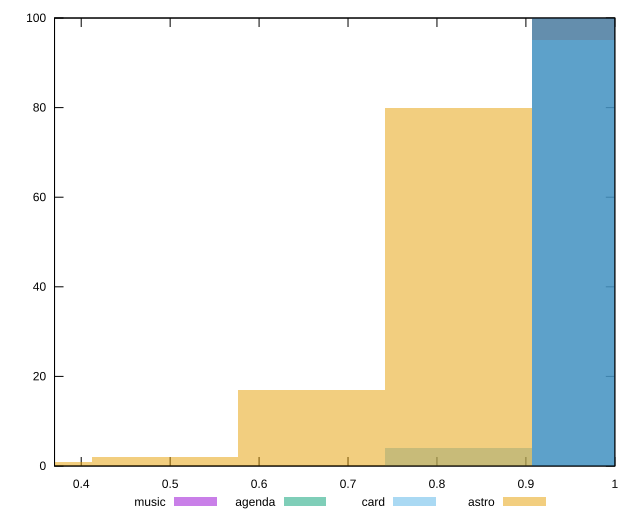

This figure's gnuplot source:
reset

$music <<EOF
0.988867940221115 100
EOF

$agenda <<EOF
0.988867940221115 100
EOF

$card <<EOF
0.988867940221115 95
0.8240566168509291 4
EOF

$astro <<EOF
0.8240566168509291 80
0.6592452934807433 17
0.4944339701105575 2
0.32962264674037167 1
EOF

set key outside below
set boxwidth 0.16481132337018584
set xrange [0.37:1]
set yrange [0:100]
set trange [0:100]
set style fill transparent solid 0.5 noborder
set terminal svg size 640, 520 enhanced background rgb 'white'
set output "reports/report_00027_2021-02-24T12-40-31.850Z/first-contentful-paint/comparison/histogram/all_score.svg"

plot $music title "music" with boxes, \
     $agenda title "agenda" with boxes, \
     $card title "card" with boxes, \
     $astro title "astro" with boxes

reset
